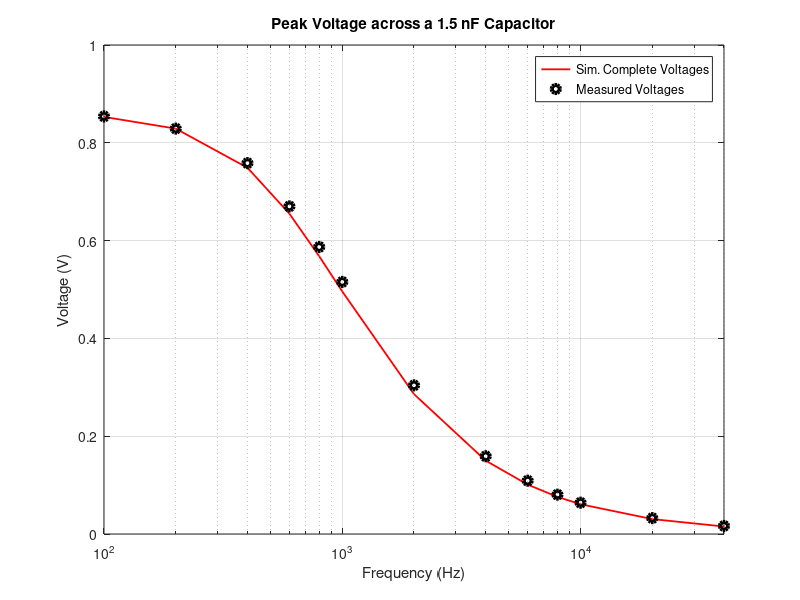

The MATLAB source for this figure:
%**********************************************************
%            						  *
% Title: ECE214_2019_Lab2_post.m 			  *
% 							  *	
% Author: nolanHg					  *
%						  	  *
% Purpose: Compares the simulated voltage across a 1.5 nF *
%	   capacitor to the measured voltage.		  *
%							  *
% Date: 03/13/2019					  *
%							  *
%**********************************************************

%------------------------------------------------------
% Frequencies at which capacitor voltages were measured 
%------------------------------------------------------
f = [100 200 400 600 800 1000 2000 4000 6000 8000 10000 20000 40000];


%------------------------------------------
% Voltages obtained from NGspice simulation 
% of circuit with oscilloscope, function 
% generator, and probe impedances included
%------------------------------------------
pv_sim_complt = [0.853 0.829 0.749 0.655 0.568 0.496 0.286 0.15 0.101 ...
                 0.0759 0.0609 0.0305 0.0153];

            
%-----------------------------------
% Capacitor voltages measured at the
% frequencies in the vector f
%-----------------------------------
pv_measrd = [0.854 0.8290 0.7585 0.670 0.587 0.5155 0.3040 0.159 0.109 ...
             0.0805 0.0640 0.0325 0.0165];


%-------------------------------------
% Plot the data above in order to
% compare the behavior of the measured
% circuit to the behavior of the
% simulated circuit.
%-------------------------------------
figure

% Use logarithmic axis for frequencies
semilogx(f, pv_sim_complt, 'r-', 'LineWidth', 1.3)
hold on
semilogx(f, pv_measrd, 'ko', 'LineWidth', 3)
axis([0 40000 0 1])
grid on

% Include labels, a legend, and a title
xlabel('Frequency (Hz)')
legend('Sim. Complete Voltages', 'Measured Voltages')
ylabel('Voltage (V)')
title('Peak Voltage across a 1.5 nF Capacitor')
